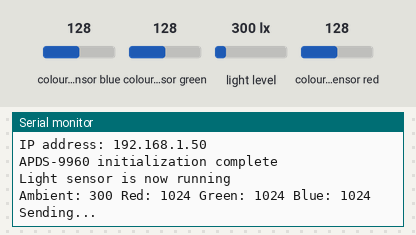
Simulated run of this sketch. Board: ESP32. Parts: the last lines printed to the serial monitor. The test bench sets the inputs (shaded band); at power-on: colour sensor blue 128, colour sensor green 128, light level 300 lx, colour sensor red 128. WiFi joins after 1.5 s; servers stay silent unless stated; uploads are accepted with an empty reply.

Above: at 7.2 s.
7.3 s: colour sensor blue set to 5
At 12.1 s:
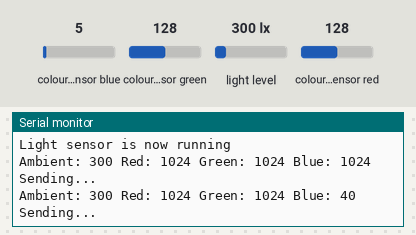
13.1 s: colour sensor green set to 5
At 17.2 s:
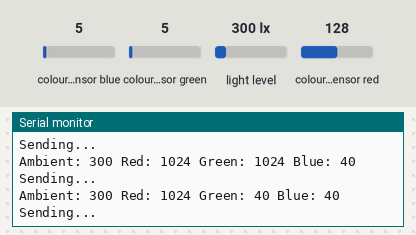
18.9 s: light level set to 40 lx
At 22.4 s:
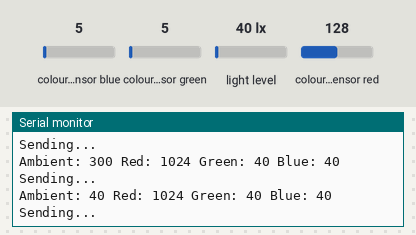
24.7 s: colour sensor red set to 5
At 27.6 s:
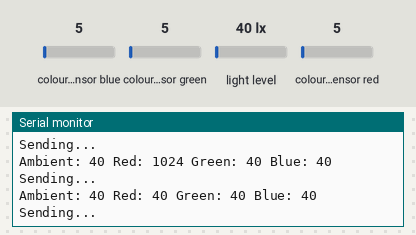
Timing chart, 0 to 29.1 s (numbered marks = the images above; inputs shaded):
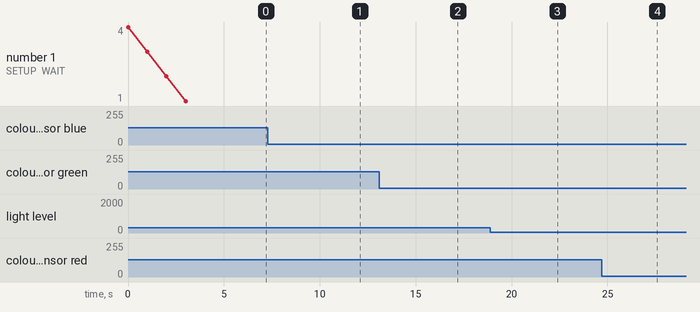

The sketch:

Http_request.ino
```cpp
#include <Arduino.h>
#include <WiFi.h>
#include <WiFiMulti.h>
#include <HTTPClient.h>
#include <Wire.h>
#include <SparkFun_APDS9960.h>
WiFiMulti wifiMulti;

const char* ssid = "Galaxy A53 5G 1EBE";
const char* password = "ympt4538^";  //one time password, sorry :)

const char* laptopAt = "http://192.168.182.224:3237";


// Light sensor
SparkFun_APDS9960 apds = SparkFun_APDS9960();
uint16_t ambient_light = 0;
uint16_t red_light = 0;
uint16_t green_light = 0;
uint16_t blue_light = 0;

void get_data() {
  if (!apds.readAmbientLight(ambient_light)
      || !apds.readRedLight(red_light)
      || !apds.readGreenLight(green_light)
      || !apds.readBlueLight(blue_light)) {
    Serial.println("Error reading light values");
  } else {
    Serial.print("Ambient: ");
    Serial.print(ambient_light);
    Serial.print(" Red: ");
    Serial.print(red_light);
    Serial.print(" Green: ");
    Serial.print(green_light);
    Serial.print(" Blue: ");
    Serial.println(blue_light);
  }
}


void setup() {

  Serial.begin(115200);

  for (uint8_t t = 4; t > 0; t--) {
    Serial.printf("[SETUP] WAIT %d...\n", t);
    Serial.flush();
    delay(1000);
  }

  wifiMulti.addAP(ssid, password);

  while (wifiMulti.run() != WL_CONNECTED) {
    delay(500);
    Serial.print(".");
  }
  Serial.println("");
  Serial.print("Connected to ");
  Serial.println(ssid);
  Serial.print("IP address: ");
  Serial.println(WiFi.localIP());


  if (apds.init()) {
    Serial.println(F("APDS-9960 initialization complete"));
  } else {
    Serial.println(F("Something went wrong during APDS-9960 init!"));
  }

  // Start running the APDS-9960 light sensor (no interrupts)
  if (apds.enableLightSensor(false)) {
    Serial.println(F("Light sensor is now running"));
  } else {
    Serial.println(F("Something went wrong during light sensor init!"));
  }

  // Wait for initialization and calibration to finish
  delay(500);
}

void loop() {
  get_data();
  if (WiFi.status() == WL_CONNECTED) {
    Serial.println("Sending...");

    HTTPClient http;

    String url = laptopAt;
    url += "/data?data1=" + String(ambient_light)
           + "&data2=" + String(red_light)
           + "&data3=" + String(blue_light)
           + "&data4=" + String(green_light);

    http.begin(url);
    int returnCode = http.GET();  //perform a HTTP GET request

    if (returnCode > 0) {
      String payload = http.getString();
      Serial.println(payload);
    }
    http.end();

  } else {
    Serial.println("WiFi disconnected");
  }
  delay(5000);  //Five second delay
}
```

Measured:
- after the input at 7.3 s, the serial monitor: prints a new line after 3.9 s (image 1)
- after the input at 13.1 s, the serial monitor: prints a new line after 3.3 s (image 2)
- after the input at 18.9 s, the serial monitor: prints a new line after 2.7 s (image 3)
- after the input at 24.7 s, the serial monitor: prints a new line after 2.1 s (image 4)
